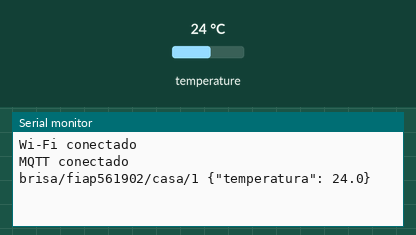
Simulated run of this sketch. Board: ESP32. Shown: the last lines printed to the serial monitor. Inputs (shaded band) come from the test bench; at power-on: temperature 24 °C. WiFi joins after 1.5 s; servers stay silent unless stated; random numbers use the default seed unless the sketch sets one; no MQTT or app messages arrive unless stated.

Above: at 2.7 s.
2.8 s: temperature set to 12 °C
At 4.1 s:
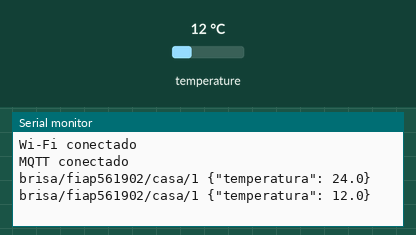
4.3 s: temperature set to 19 °C
At 5.8 s:
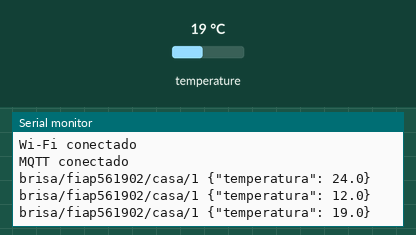

The sketch:

sketch.ino
```cpp
// Brisa: sensor de temperatura da casa do idoso (ESP32 + DHT22), simulado no Wokwi.
// Publica {"temperatura": 36.0} no tópico brisa/fiap561902/casa/<IDOSO_ID> do broker público da HiveMQ.
#include <WiFi.h>
#include <PubSubClient.h>
#include "DHTesp.h"

// Id da Dona Lurdes no painel (veja a URL /idosos/<id>). Troque depois de cada cadastro novo.
const char* IDOSO_ID = "1";

const char* BROKER = "broker.hivemq.com";
const int PINO_DHT = 15;

DHTesp dht;
WiFiClient wifi;
PubSubClient mqtt(wifi);
String topico;
float ultimaEnviada = -100;
unsigned long ultimoEnvio = 0;

void conectarMqtt() {
  while (!mqtt.connected()) {
    String id = "brisa-esp32-" + String(random(0xffff), HEX);
    if (mqtt.connect(id.c_str())) {
      Serial.println("MQTT conectado");
    } else {
      delay(1000);
    }
  }
}

void setup() {
  Serial.begin(115200);
  dht.setup(PINO_DHT, DHTesp::DHT22);
  WiFi.begin("Wokwi-GUEST", "", 6);
  while (WiFi.status() != WL_CONNECTED) delay(100);
  Serial.println("Wi-Fi conectado");
  mqtt.setServer(BROKER, 1883);
  topico = String("brisa/fiap561902/casa/") + IDOSO_ID;
}

void loop() {
  conectarMqtt();
  mqtt.loop();
  float t = dht.getTemperature();
  // Só envia quando a temperatura muda 0,5 °C ou a cada 60 s, para não lotar a linha do tempo.
  if (!isnan(t) && (fabs(t - ultimaEnviada) >= 0.5 || millis() - ultimoEnvio > 60000)) {
    String payload = "{\"temperatura\": " + String(t, 1) + "}";
    mqtt.publish(topico.c_str(), payload.c_str());
    Serial.println(topico + " " + payload);
    ultimaEnviada = t;
    ultimoEnvio = millis();
  }
  delay(1000);
}
```

Measured:
- after the input at 2.8 s, the serial monitor: prints a new line after 0.77 s (image 1)
- after the input at 4.3 s, the serial monitor: prints a new line after 0.28 s (image 2)
